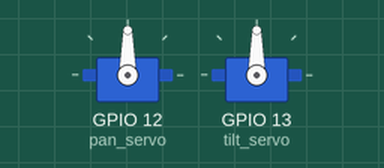
Recording of a program running on a simulated Raspberry Pi (BCM pin numbers). On the bench: 2 × servo. Servo angles are drawn from the pulse width (0.5 ms = 0°, 2.5 ms = 180°); what the program prints to the terminal is not drawn. At 7.4 s the program stops and its outputs stay as they are.

Above: at 0.1 s.
At 1.1 s:
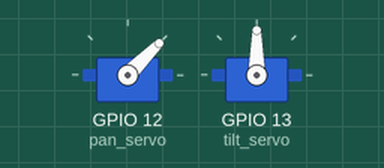
At 2.7 s:
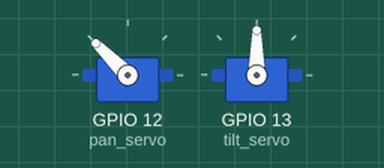
At 5.9 s:
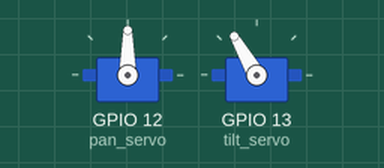
Timing chart, 0 to 8.1 s (numbered marks = the images above):
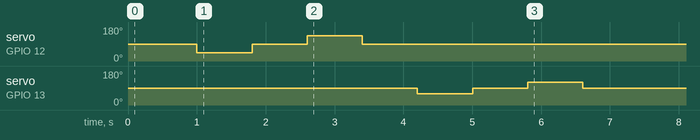

The program:

servo_test.py
```python
#!/usr/bin/env python3
"""
servo_test.py — SG90 Servo Test (RPi Hardware PWM)

GPIO 12 = Pan (Yaw)   — yatay
GPIO 13 = Tilt (Pitch) — dikey

Kullanım: python3 servo_test.py
"""
import time

try:
    from gpiozero import AngularServo
    from gpiozero.pins.pigpio import PiGPIOFactory

    # pigpiod donanımsal PWM sağlar — titreme olmaz
    factory = PiGPIOFactory()

    pan_servo = AngularServo(
        12, min_angle=-90, max_angle=90,
        min_pulse_width=0.0005, max_pulse_width=0.0025,
        pin_factory=factory
    )
    tilt_servo = AngularServo(
        13, min_angle=-90, max_angle=90,
        min_pulse_width=0.0005, max_pulse_width=0.0025,
        pin_factory=factory
    )
    print("[SERVO] pigpio factory ile başlatıldı ✅")

except Exception as e:
    print(f"[SERVO] pigpio kullanılamadı ({e}), software PWM deneniyor...")
    from gpiozero import AngularServo

    pan_servo = AngularServo(
        12, min_angle=-90, max_angle=90,
        min_pulse_width=0.0005, max_pulse_width=0.0025
    )
    tilt_servo = AngularServo(
        13, min_angle=-90, max_angle=90,
        min_pulse_width=0.0005, max_pulse_width=0.0025
    )
    print("[SERVO] Software PWM ile başlatıldı")

def test():
    print("\n[TEST] Ortaya getir...")
    pan_servo.angle = 0
    tilt_servo.angle = 0
    time.sleep(1)

    print("[TEST] Pan: Sol → Orta → Sağ")
    for a in [-45, 0, 45, 0]:
        pan_servo.angle = a
        print(f"  Pan = {a}°")
        time.sleep(0.8)

    print("[TEST] Tilt: Yukarı → Orta → Aşağı")
    for a in [-30, 0, 30, 0]:
        tilt_servo.angle = a
        print(f"  Tilt = {a}°")
        time.sleep(0.8)

    print("[TEST] Servo testi tamamlandı ✅")

if __name__ == "__main__":
    test()
```

Measured:
- by itself, servo on GPIO 12 (pan_servo): 90° → 45° at 1.0 s, → 90° 0.80 s later, → 135° 0.80 s later, → 90° 0.80 s later
- by itself, servo on GPIO 13 (tilt_servo): 90° → 60° at 4.2 s, → 90° 0.80 s later, → 120° 0.80 s later, → 90° 0.80 s later
